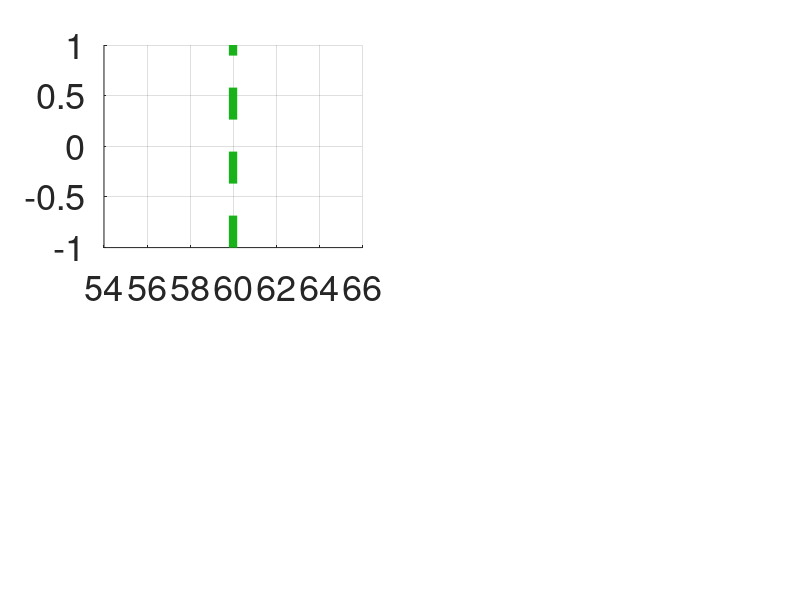

Recreate this plot in MATLAB. (Note: this script raises an error after producing the figure.)
Ecrit=60

figure(2)
subplot(2,2,1)
set(gca,'FontSize',26);
% title('q_0=0.94')
hold on
grid on
% plot(Ekin_bins,Dpphi_Ekin_co_pos(1:end)./Dpphi_Ekin_counter_pos(1:end),'r','LineWidth',4)
% plot(Ekin_bins,Dpphi_Ekin_co_neg(1:end)./Dpphi_Ekin_counter_neg(1:end),'b--','LineWidth',4)
% plot(Ekin_bins,Dpphi_Ekin_counter_pos(1:end),'b--','LineWidth',4)
% plot(Ekin_bins,Dpphi_Ekin_counter_neg(1:end),'b--','LineWidth',4)
% plot(Ekin_bins,Dpphi_Ekin_co_pos(1:end),'r','LineWidth',4)
% plot(Ekin_bins,Dpphi_Ekin_co_neg(1:end),'r','LineWidth',4)
% plot(Ekin_bins,Dpphi_Ekin_counter_pos(1:end),'b--','LineWidth',4)
% plot(Ekin_bins,Dpphi_Ekin_counter_neg(1:end),'b--','LineWidth',4)
% plot([Ecrit Ecrit],[-1 1],'--','color',[0.1 0.7 0.1],'LineWidth',6);
plot([Ecrit Ecrit],[-1 1],'--','color',[0.1 0.7 0.1],'LineWidth',6);
% plot(Ekin_bins,Dpphi_Ekin_co(1:end)/Dpphi_Ekin_co(1),'r','LineWidth',4)
% plot(Ekin_bins,Dpphi_Ekin_counter(1:end)/Dpphi_Ekin_counter(1),'b--','LineWidth',4)
plot(Ekin_bins,Dpphi_Ekin_co(1:end),'r','LineWidth',4)
plot(Ekin_bins,Dpphi_Ekin_counter(1:end),'b--','LineWidth',4)

% plot(Ekin_bins,Dpphi_Ekin_co_pos(1:end)/Dpphi_Ekin_co_pos(1),'r','LineWidth',4)
% plot(Ekin_bins,-Dpphi_Ekin_co_neg(1:end)/Dpphi_Ekin_co_neg(1),'r','LineWidth',4)
% plot(Ekin_bins,Dpphi_Ekin_counter_pos(1:end)/Dpphi_Ekin_counter_pos(1),'b--','LineWidth',4)
% plot(Ekin_bins,-Dpphi_Ekin_counter_neg(1:end)/Dpphi_Ekin_counter_neg(1),'b--','LineWidth',4)
% plot([Ebin1value 400 800 2200 3200],Dpphi_Ekin_counter_neg(1:end),'b-.','LineWidth',4)
% plot([Ebin1value 400 800 2200 3200],Dpphi_Ekin_co_neg(1:end),'r','LineWidth',4)
% set(gca,'XTick',Ekin_v_bins); % Change x-axis ticks
% set(gca,'XTickLabel',Ekin_bins);
% xlim([200 2300])
% xlabel('Ekin');
% yl=ylabel('$$|\tilde{\Delta p_\varphi }|$$','interpreter','latex');
yl=ylabel('$$|\Delta p_\varphi |$$','interpreter','latex');
set(yl,'interpreter','latex')
% ylim([0 0.23])
% ylim([-0.23 0.23])

% figure(2)
% subplot(4,1,2)
% set(gca,'FontSize',26);
% hold on
% grid on
% plot([200 400 800 2200 3200],dr_Ekin_counter(2:end),'b-.','LineWidth',4)
% plot([200 400 800 2200 3200],dr_Ekin_co(2:end),'r','LineWidth',4)
% xlim([200 3200])
% % xlabel('Ekin');
% ylabel('\deltar (m)');

figure(2)
subplot(2,2,3)
set(gca,'FontSize',26);
hold on
grid on

% plot(Ekin_bins,g_Ekin_counter1(1:end),'b-.','LineWidth',4)
% plot(Ekin_bins,g_Ekin_co1(1:end),'r','LineWidth',4)
plot(Ekin_bins,g_Ekin_counter(1:end),'b-.','LineWidth',4)
plot(Ekin_bins,g_Ekin_co(1:end),'r','LineWidth',4)

plot([Ecrit Ecrit],[-1 2.0],'--','color',[0.1 0.7 0.1],'LineWidth',6);

plot(Ekin_bins,g_Ekin_counter(1:end),'b-.','LineWidth',4)
plot(Ekin_bins,g_Ekin_co(1:end),'r','LineWidth',4)

% plot(Ekin_bins,g_Ekin_counter1(1:end),'b-.','LineWidth',4)
% plot(Ekin_bins,g_Ekin_co1(1:end),'r','LineWidth',4)
% plot(Ekin_bins,g_Ekin_counter2(1:end),'b-.','LineWidth',4)
% plot(Ekin_bins,g_Ekin_co2(1:end),'r','LineWidth',4)

% set(gca,'XTick',Ekin_v_bins); % Change x-axis ticks
% set(gca,'XTickLabel',Ekin_bins);

% xlim([200 2300])
% ylim([0 0.9])
% xlabel('Ekin (keV)');
ylabel('|\omega_{v_D}|/|\omega_{\psi}|');
hl=legend('counter-passing','co-passing')
set(hl,'fontsize',20)
xlabel('E_{kin} (keV)');

annotation('textbox',...
    [0.245 0.41 0.0483 0.02],...
    'EdgeColor','none',...
    'String',{'E_{cc}'},'fontsize',16,...
    'FitBoxToText','off','color',[0 0.4 0.1]);

annotation('textbox',...
    [0.245 0.86 0.0483 0.02],...
    'EdgeColor','none',...
    'String',{'E_{cc}'},'fontsize',16,...
    'FitBoxToText','off','color',[0 0.4 0.1]);

% annotation('textbox',...
%     [0.22 0.61 0.0483 0.02],...
%     'EdgeColor','none',...
%     'String',{'(1)'},'fontsize',18,...
%     'FitBoxToText','off','color',[0 0 0]);
% 
% annotation('textbox',...
%     [0.22 0.87 0.0483 0.02],...
%     'EdgeColor','none',...
%     'String',{'(2)'},'fontsize',18,...
%     'FitBoxToText','off','color',[0 0 0]);
% 
% 
